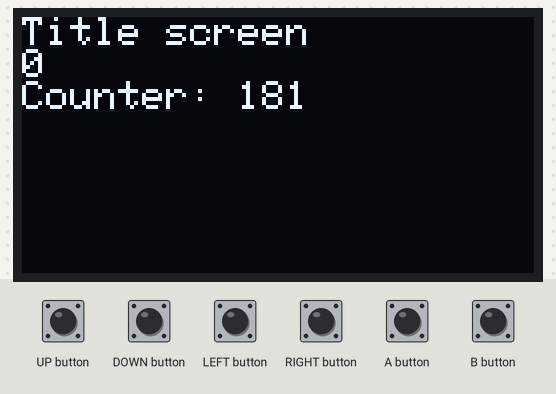
The sketch below on a simulated Arduboy, built with avr-gcc and run on an emulated ATmega32U4. Parts: 128×64 one-colour display. The test bench sets the inputs (shaded band).

Above: at 1.2 s.
1.3 s: A button pressed for 0.15 s
At 1.68 s:
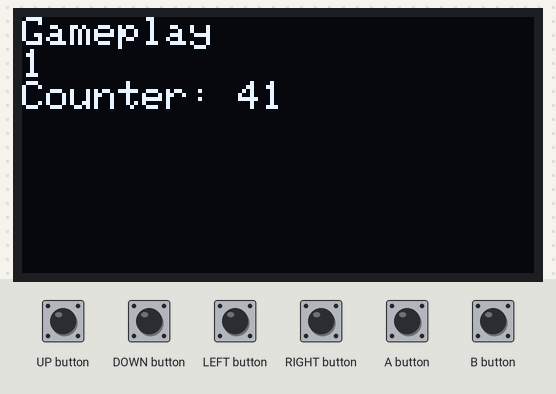
2.0 s: A button pressed for 1 s
At 2.29 s:
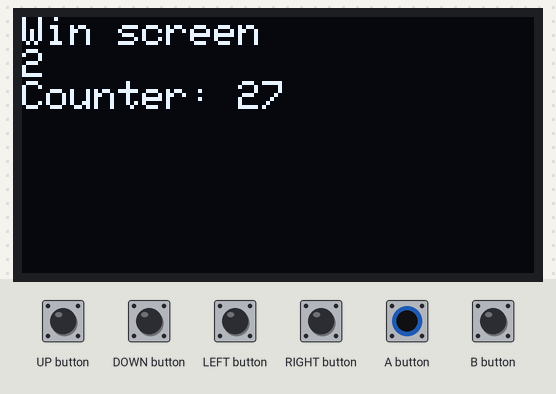
3.6 s: A button pressed for 0.15 s
At 3.82 s:
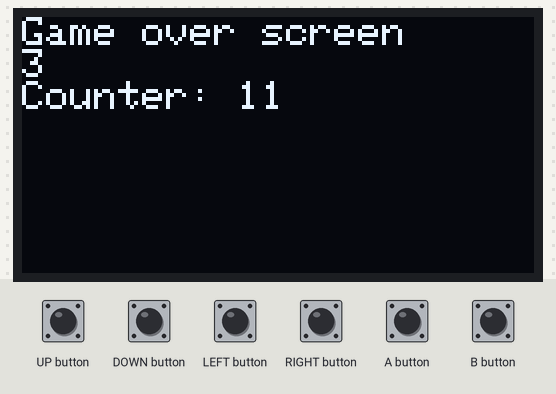
Timing chart, 0 to 6.6 s (numbered marks = the images above; inputs shaded):
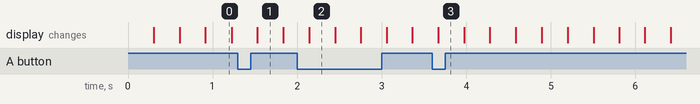

The sketch:

sketch006.ino
```cpp
#include <Arduboy2.h>
Arduboy2 arduboy;

int gamestate = 0;
int counter = 0;

void setup() {
  arduboy.begin();
  arduboy.initRandomSeed();
  arduboy.setFrameRate(60);
  arduboy.clear();
}

void loop() {

  counter += 1;

  if ( !arduboy.nextFrame() ) {
    return;
  }

  arduboy.clear();
  arduboy.pollButtons();

  if ( arduboy.justPressed(A_BUTTON) ) {
    gamestate += 1;
    counter = 0;
    if ( gamestate > 3 ) {
      gamestate = 0;
    }
  }

  switch ( gamestate ) {
    case 0:
      arduboy.setCursor(0, 0);
      arduboy.print("Title screen");
      arduboy.print("\n");
      arduboy.print(gamestate);
      arduboy.print("\n");
      break;
    case 1:
      arduboy.setCursor(0, 0);
      arduboy.print("Gameplay");
      arduboy.print("\n");
      arduboy.print(gamestate);
      arduboy.print("\n");
      break;
    case 2:
      arduboy.setCursor(0, 0);
      arduboy.print("Win screen");
      arduboy.print("\n");
      arduboy.print(gamestate);
      arduboy.print("\n");
      break;
    case 3:
      arduboy.setCursor(0, 0);
      arduboy.print("Game over screen");
      arduboy.print("\n");
      arduboy.print(gamestate);
      arduboy.print("\n");
      break;
  }

  arduboy.print("Counter: ");
  arduboy.print(counter);

  arduboy.display();
}
```

Measured:
- after the input at 1.3 s, the display: changes after 0.23 s (image 1)
- after the input at 2.0 s, the display: changes after 0.14 s (image 2)
- after the input at 3.6 s, the display: changes after 0.07 s (image 3)
